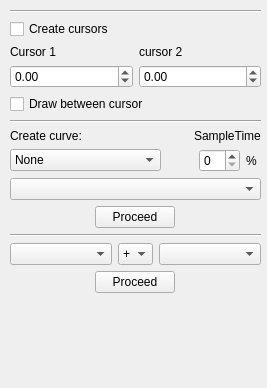
     <widget class="QWidget" name="page_3">
      <property name="geometry">
       <rect>
        <x>0</x>
        <y>0</y>
        <width>267</width>
        <height>388</height>
       </rect>
      </property>
      <attribute name="icon">
       <iconset resource="data_parser_3.qrc">
        <normaloff>:/images/Plot_draw.png</normaloff>:/images/Plot_draw.png</iconset>
      </attribute>
      <attribute name="label">
       <string>Create Curve</string>
      </attribute>
      <widget class="QWidget" name="verticalLayoutWidget_2">
       <property name="geometry">
        <rect>
         <x>10</x>
         <y>10</y>
         <width>251</width>
         <height>371</height>
        </rect>
       </property>
       <layout class="QVBoxLayout" name="verticalLayout_3">
        <item>
         <widget class="Line" name="line_5">
          <property name="orientation">
           <enum>Qt::Horizontal</enum>
          </property>
         </widget>
        </item>
        <item>
         <widget class="QCheckBox" name="checkBoxCurseurNew">
          <property name="text">
           <string>Create cursors</string>
          </property>
         </widget>
        </item>
        <item>
         <layout class="QHBoxLayout" name="horizontalLayout_11">
          <item>
           <widget class="QLabel" name="label_26">
            <property name="text">
             <string>Cursor 1</string>
            </property>
           </widget>
          </item>
          <item>
           <widget class="QLabel" name="label_27">
            <property name="text">
             <string>cursor 2</string>
            </property>
           </widget>
          </item>
         </layout>
        </item>
        <item>
         <layout class="QHBoxLayout" name="horizontalLayout_12">
          <item>
           <widget class="QDoubleSpinBox" name="spinBoxCurseur1">
            <property name="locale">
             <locale language="English" country="UnitedKingdom"/>
            </property>
            <property name="minimum">
             <double>-1000000.000000000000000</double>
            </property>
            <property name="maximum">
             <double>1000000.000000000000000</double>
            </property>
           </widget>
          </item>
          <item>
           <widget class="QDoubleSpinBox" name="spinBoxCurseur2">
            <property name="locale">
             <locale language="English" country="UnitedKingdom"/>
            </property>
            <property name="buttonSymbols">
             <enum>QAbstractSpinBox::UpDownArrows</enum>
            </property>
            <property name="minimum">
             <double>-1000000.000000000000000</double>
            </property>
            <property name="maximum">
             <double>1000000.000000000000000</double>
            </property>
           </widget>
          </item>
         </layout>
        </item>
        <item>
         <widget class="QCheckBox" name="checkBoxDrawBetweenCursor">
          <property name="text">
           <string>Draw between cursor</string>
          </property>
         </widget>
        </item>
        <item>
         <widget class="Line" name="line_2">
          <property name="orientation">
           <enum>Qt::Horizontal</enum>
          </property>
         </widget>
        </item>
        <item>
         <layout class="QHBoxLayout" name="horizontalLayout_2">
          <item>
           <widget class="QLabel" name="label_15">
            <property name="text">
             <string>Create curve:</string>
            </property>
           </widget>
          </item>
          <item alignment="Qt::AlignRight">
           <widget class="QLabel" name="label_sample_time">
            <property name="text">
             <string>SampleTime</string>
            </property>
           </widget>
          </item>
         </layout>
        </item>
        <item>
         <layout class="QHBoxLayout" name="horizontalLayout_34">
          <item>
           <widget class="QComboBox" name="comboBoxCurveType_2">
            <item>
             <property name="text">
              <string>None</string>
             </property>
            </item>
            <item>
             <property name="text">
              <string>Average</string>
             </property>
            </item>
            <item>
             <property name="text">
              <string>Mouving Average</string>
             </property>
            </item>
            <item>
             <property name="text">
              <string>Median filter</string>
             </property>
            </item>
            <item>
             <property name="text">
              <string>Mouving Median Filter</string>
             </property>
            </item>
            <item>
             <property name="text">
              <string>FFT</string>
             </property>
            </item>
           </widget>
          </item>
          <item alignment="Qt::AlignRight">
           <widget class="QSpinBox" name="spinBoxSampleTime_2"/>
          </item>
          <item>
           <widget class="QLabel" name="label_percent">
            <property name="maximumSize">
             <size>
              <width>15</width>
              <height>16777215</height>
             </size>
            </property>
            <property name="text">
             <string>%</string>
            </property>
           </widget>
          </item>
         </layout>
        </item>
        <item>
         <widget class="QComboBox" name="ComboBoxCurveName_2"/>
        </item>
        <item alignment="Qt::AlignHCenter">
         <widget class="QPushButton" name="pushButtoncreateCurve_2">
          <property name="text">
           <string>Proceed</string>
          </property>
         </widget>
        </item>
        <item>
         <widget class="Line" name="line_12">
          <property name="orientation">
           <enum>Qt::Horizontal</enum>
          </property>
         </widget>
        </item>
        <item>
         <layout class="QHBoxLayout" name="horizontalLayout_18">
          <item>
           <widget class="QComboBox" name="comboBoxAddCurve1"/>
          </item>
          <item>
           <widget class="QComboBox" name="comboBoxAddCurvOpration">
            <property name="maximumSize">
             <size>
              <width>35</width>
              <height>16777215</height>
             </size>
            </property>
            <item>
             <property name="text">
              <string>+</string>
             </property>
            </item>
            <item>
             <property name="text">
              <string>-</string>
             </property>
            </item>
            <item>
             <property name="text">
              <string>x</string>
             </property>
            </item>
            <item>
             <property name="text">
              <string>/</string>
             </property>
            </item>
           </widget>
          </item>
          <item>
           <widget class="QComboBox" name="comboBoxAddCurve2"/>
          </item>
         </layout>
        </item>
        <item alignment="Qt::AlignHCenter">
         <widget class="QPushButton" name="pushButtonAddCurve">
          <property name="text">
           <string>Proceed</string>
          </property>
         </widget>
        </item>
        <item>
         <spacer name="verticalSpacer_11">
          <property name="orientation">
           <enum>Qt::Vertical</enum>
          </property>
          <property name="sizeHint" stdset="0">
           <size>
            <width>20</width>
            <height>40</height>
           </size>
          </property>
         </spacer>
        </item>
       </layout>
      </widget>
     </widget>
